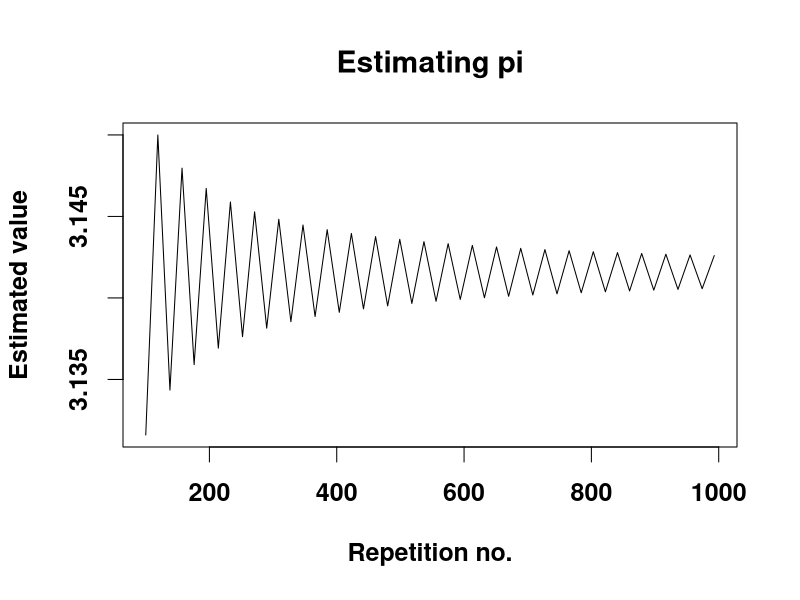

This chart was generated by the following R code:
rm(list=ls())

pi.est <- function(n)
{
    est <- 0
    for(i in 1:n)
    {
        temp <- 4 / (i*2 - 1)
        if(i %% 2 == 0)
        {
            est <- est - temp
        } else est <- est + temp
    }
    return(est)
}

n <- 1000
estimates <- numeric(n)

for(i in 1:n)
{
    estimates[i] <- pi.est(i)
}
par(font.lab=2, font.axis=2, cex=1.5)
show.xy <- seq(100, n, by=19)
plot(show.xy, estimates[show.xy], type='l', xlab='Repetition no.',
     ylab='Estimated value', main='Estimating pi')
